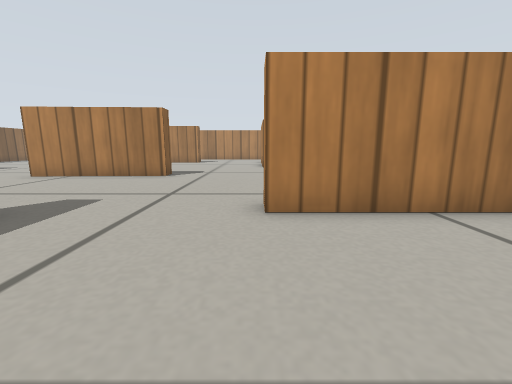
view 1 (above)

18 first-person views from a walk through a world built for the Gazebo simulator. The camera is 0.22 m above the floor, tilts 10° down and sees 90° across. The floor is counted in squares, 0.2 m on a side. Each view is taken from the middle of a square. On the plan, view 1 faces up. The plan holds only what a view shows up to about 11 squares ahead; the rest is blank. Simple patterns stand in for the simulator's built-in surfaces.

view 2
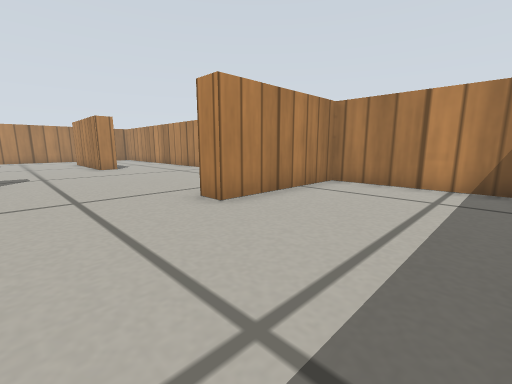

view 3
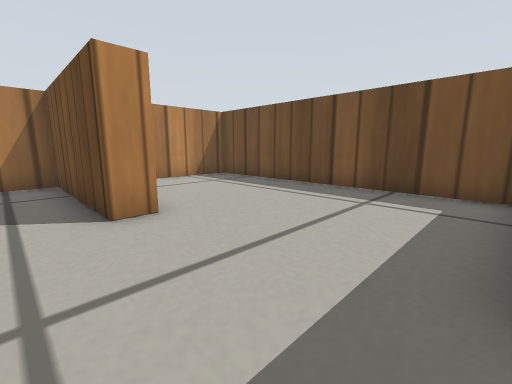

view 4
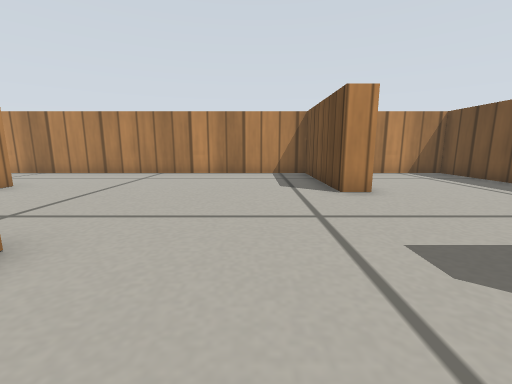

view 5
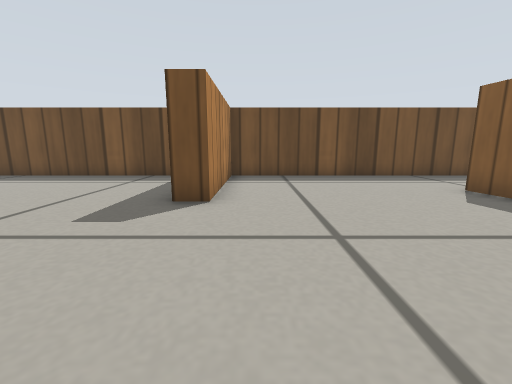

view 6
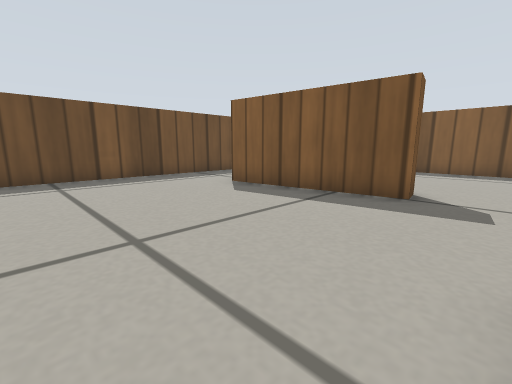

view 7
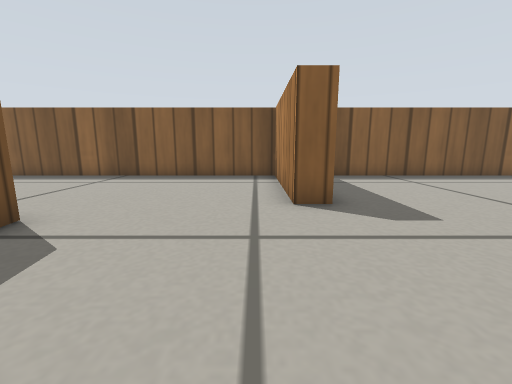

view 8
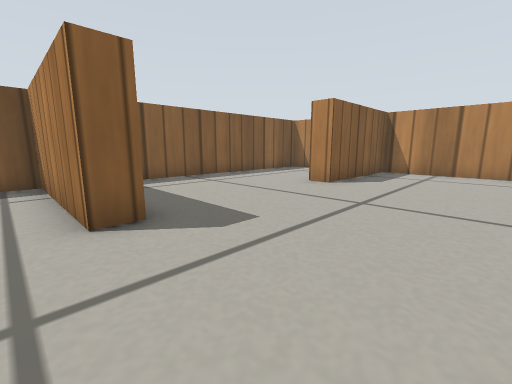

view 9
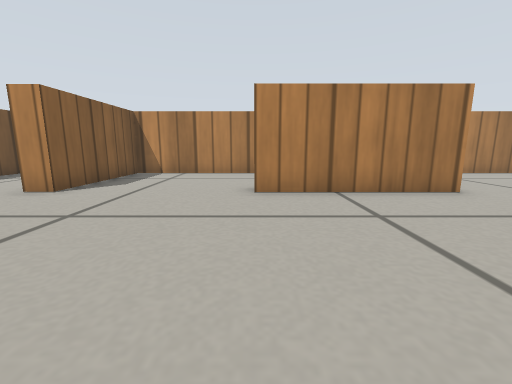

view 10
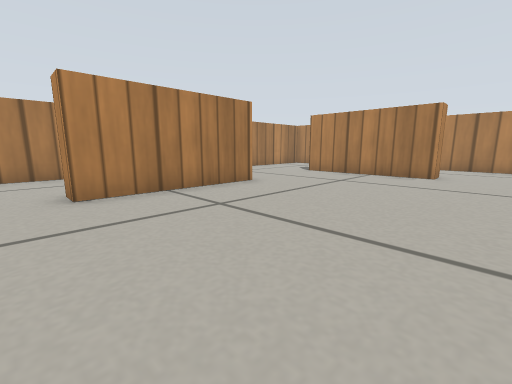

view 11
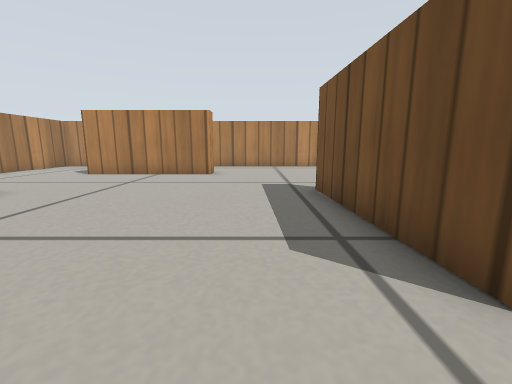

view 12
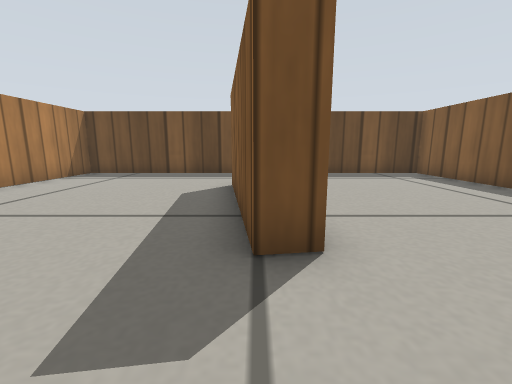

view 13
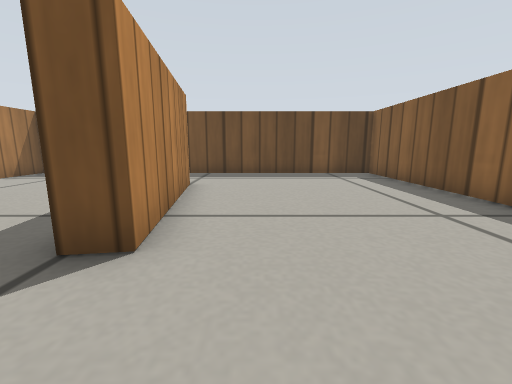

view 14
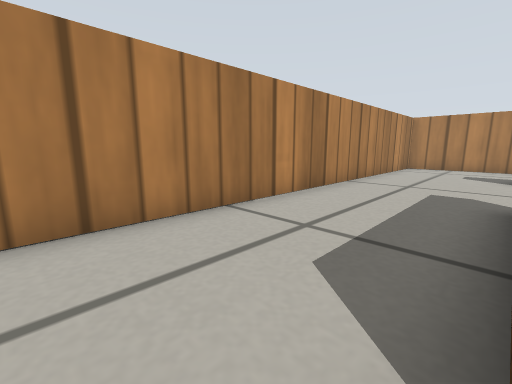

view 15
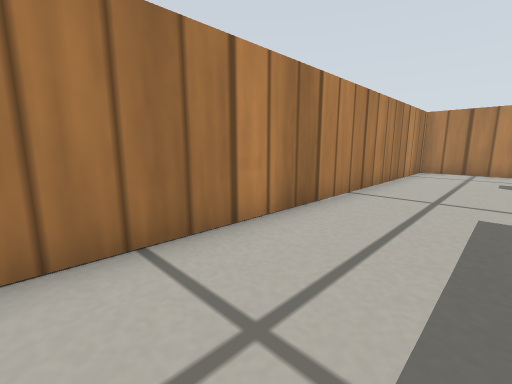

view 16
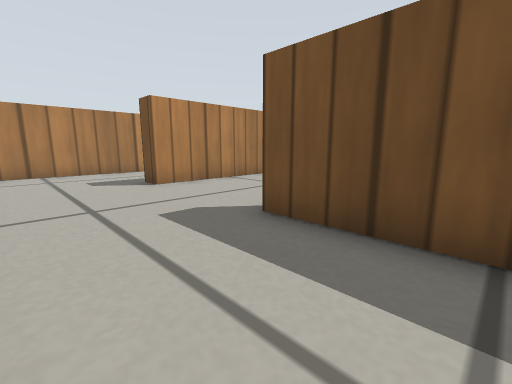

view 17
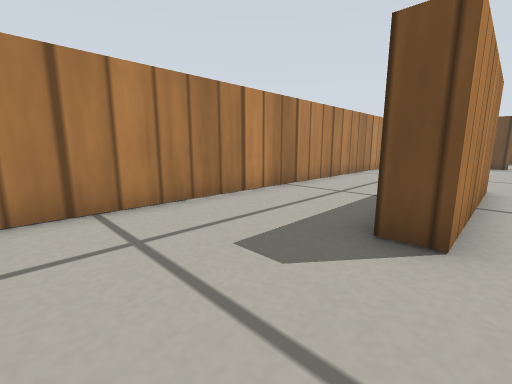

view 18
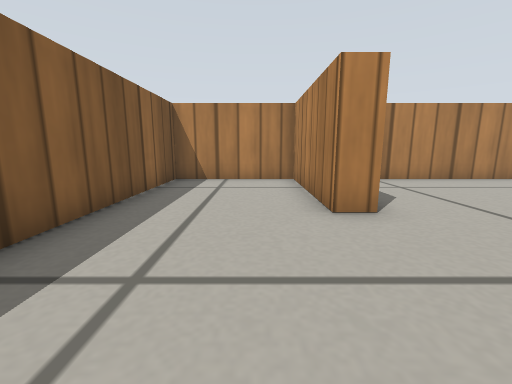

### Floor plan
Points are (right, up) in squares from view 1. A wall is a line through its corners. A room is listed if a view was taken in it or the views show most of it. See-through windows are left out.
Room 1 (views 1, 2)
walls: (-4.1, -0.8) (4.7, -0.8) (4.7, 4.2) (0.1, 4.2)
ways out: opening at (-2, 4) to room 2
Room 2 (views 3, 4, 5, 6, 7, 8, 9, 10, 11, 12, 13, 14, 15, 16, 17)
walls: (-8.5, 10.2) (-3.4, 10.5) (-3.4, 9.7) (-8.5, 9.5); (-13.8, 12.5) (-13.8, 11.7) (-18.7, 11.7) (-18.7, -0.8) (-5.1, -0.8) (-5.1, 3.9) (-4.2, 3.9); (-4, 18.1) (-9, 18.1) (-9, 19); (-7.1, 18.9) (-4, 18.9); (1.1, 13.8) (0.4, 13.8) (0.4, 18.9) (1.1, 18.9); (0.1, 4.2) (0.1, 4.9) (4.7, 4.9) (4.7, 22.7) (-13.8, 22.7) (-13.8, 18.1) (-14.7, 18.1); (-12, 2.4) (-12.7, 7.5) (-12, 7.6) (-11.3, 2.5)
ways out: opening at (-2, 4) to room 1; opening at (-14.5, 15.5) to room 3
Room 3 (view 18)
walls: (-14.7, 18.1) (-14.7, 22.7) (-18.7, 22.7) (-18.7, 13.9)
ways out: opening at (-14.5, 15.5) to room 2

Positions as (right, up) in squares from view 1, and headings:
1: (0, 0), facing up
2: (-3, 0), facing up-right
3: (-4, 6), facing down-right
4: (-6, 7), facing right
5: (-6, 9), facing down
6: (-6, 9), facing down-left
7: (-9, 11), facing left
8: (-10, 11), facing up-left
9: (-9, 12), facing up
10: (-10, 12), facing up-right
11: (-10, 12), facing right
12: (-12, 10), facing down
13: (-14, 10), facing down
14: (-10, 19), facing up-right
15: (-8, 20), facing up-right
16: (-7, 22), facing down-right
17: (0, 22), facing down-right
18: (-16, 14), facing up
